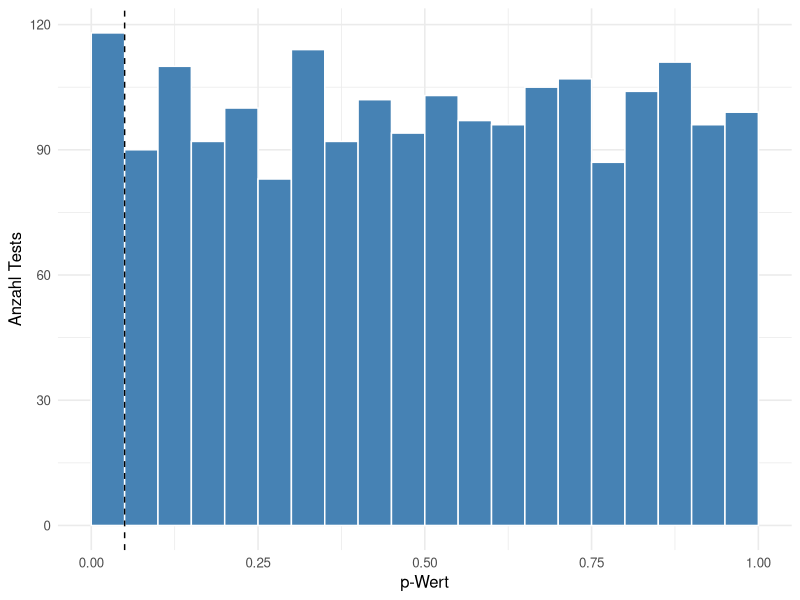

This chart was generated by the following R code:
## ---- chunk 1
#| label: setup-r
#| include: false
library(ggplot2)

theme_set(theme_minimal(base_size = 12))
set.seed(42)
## ---- chunk 2
#| label: fig-pwerte-null-r
#| fig-cap: "Verteilung der p-Werte aus 2000 t-Tests auf Daten ohne echten Unterschied."
p_werte <- replicate(2000, {
  a <- rnorm(30, mean = 100, sd = 15)
  b <- rnorm(30, mean = 100, sd = 15)
  t.test(a, b)$p.value
})

mean(p_werte < 0.05)

ggplot(data.frame(p = p_werte), aes(x = p)) +
  geom_histogram(binwidth = 0.05, boundary = 0,
                 fill = "steelblue", colour = "white") +
  geom_vline(xintercept = 0.05, linetype = "dashed") +
  labs(x = "p-Wert", y = "Anzahl Tests")
